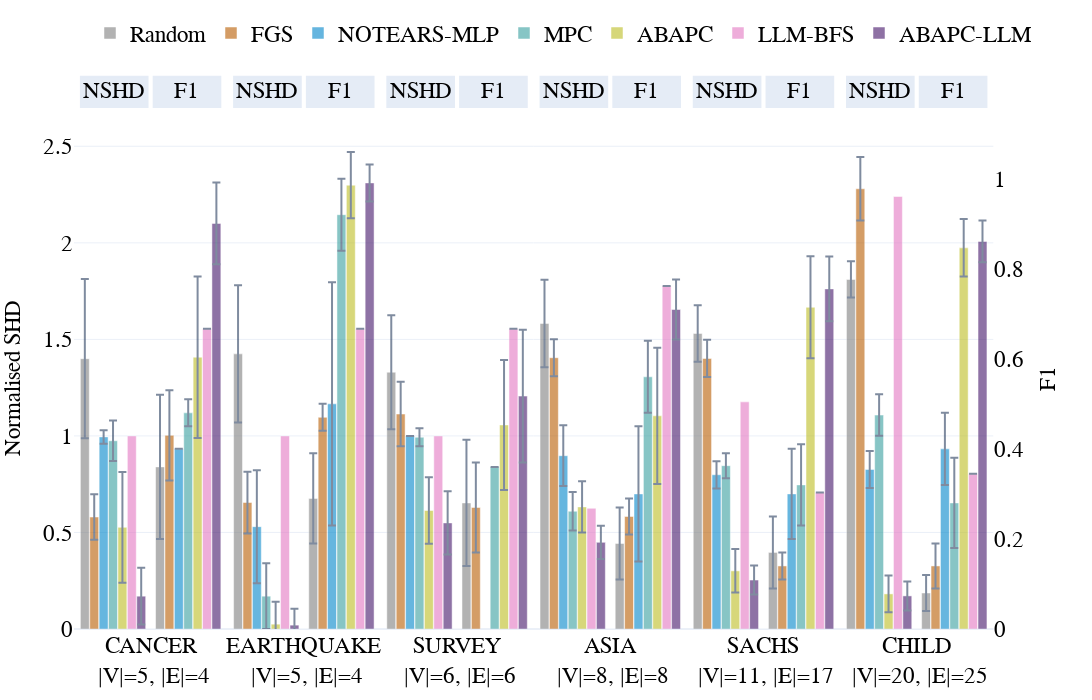
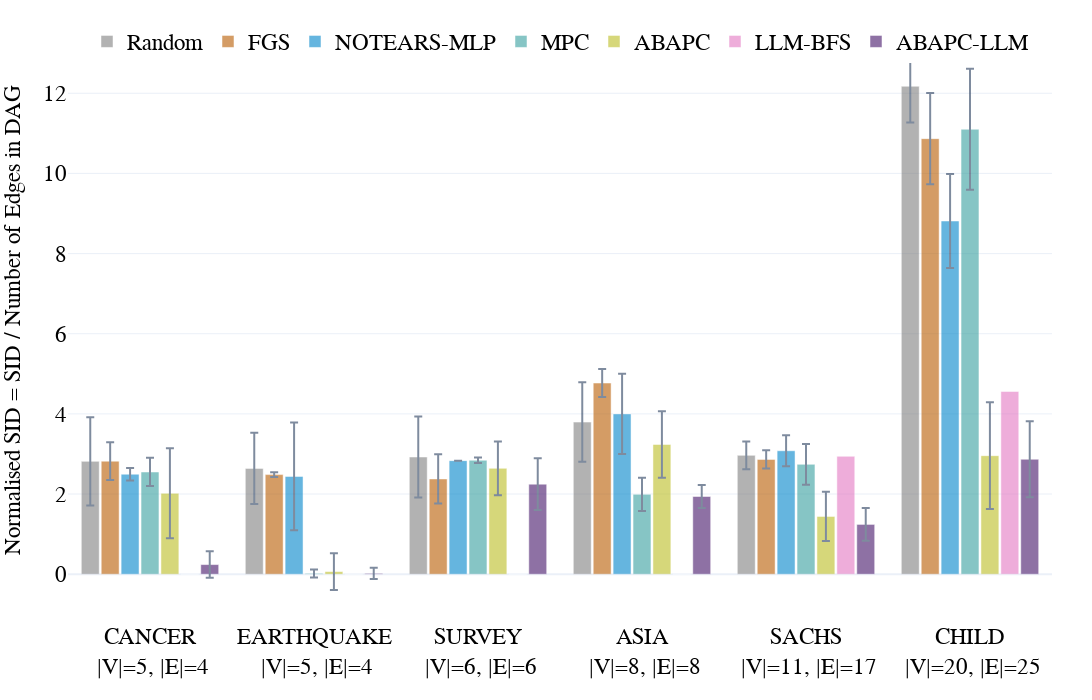
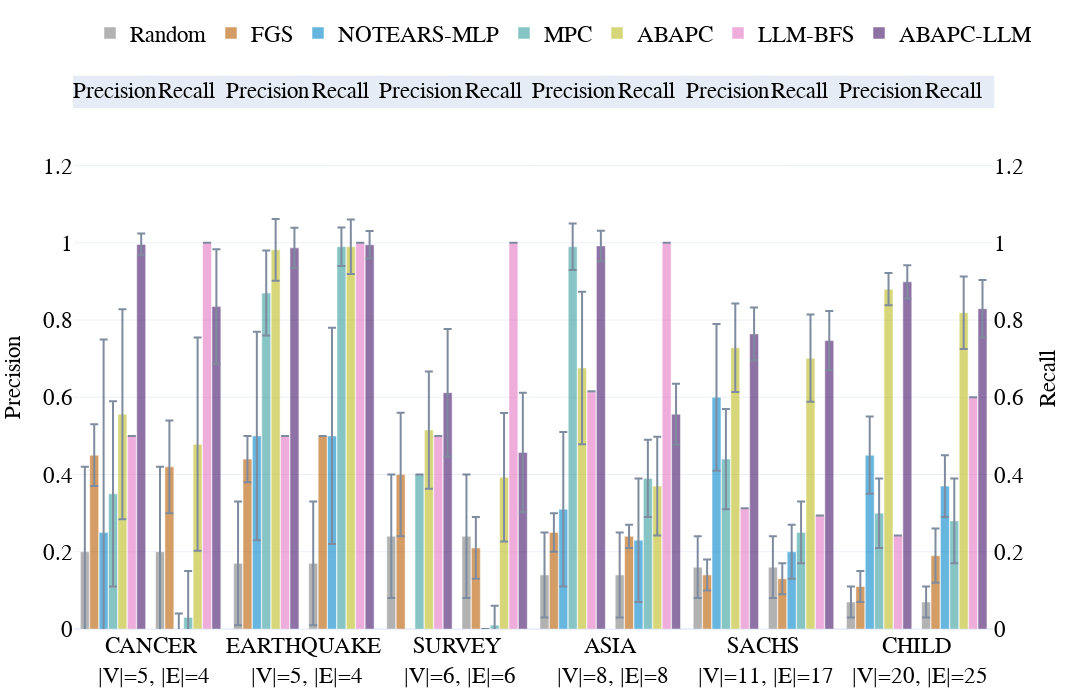
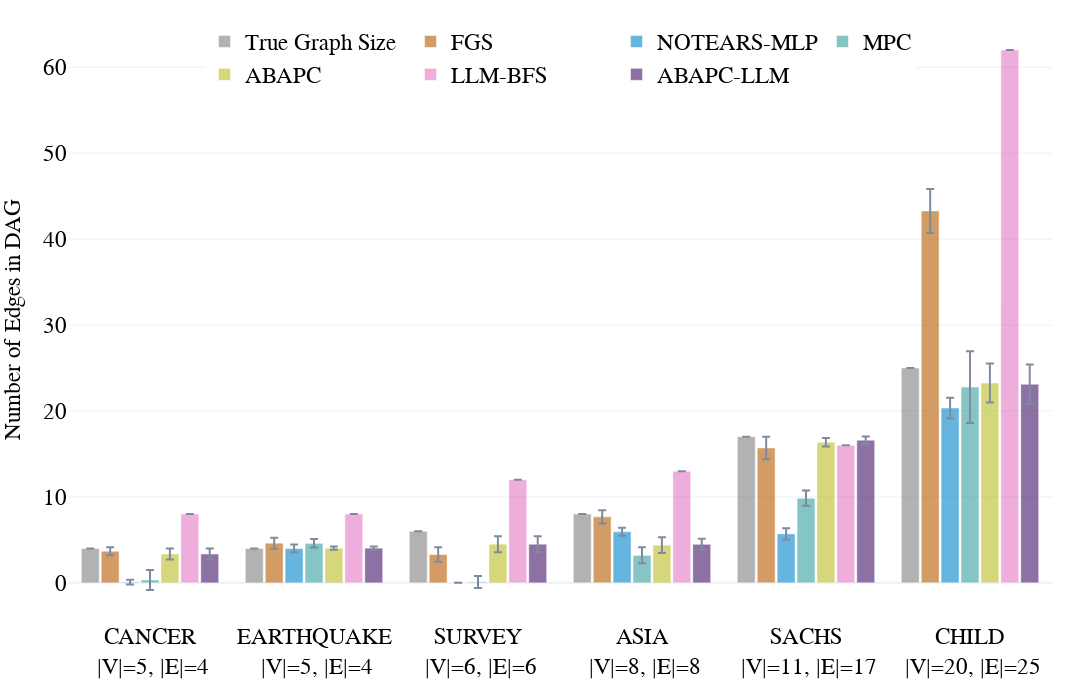

Notebook code cell kept with these figures, in order:
### Code cell
# Plots by dataset (DAG)
if len(dag_all):
    methods = [m for m in default_methods if m in dag_all['model'].unique()]
    double_bar_chart_plotly(
        dag_all, ['p_shd','F1'], names_dict, colors_dict, methods,
        save_figs=save_figs, font_size=23, output_name=str(REPO_ROOT / 'results/figs/Fig.bn_dag_SHD_SID.html'),
        debug=False, range_y1=[0,2.6], range_y2=[0,5.6], rect_exp=0.01
    )
    bar_chart_plotly(
        dag_all, 'p_SID', names_dict, colors_dict, methods,
        save_figs=save_figs, font_size=23, output_name=str(REPO_ROOT / 'results/figs/Fig.bn_dag_F1.html'),
        debug=False
    )
    double_bar_chart_plotly(
        dag_all, ['precision','recall'], names_dict, colors_dict, methods,
        save_figs=save_figs, font_size=23, output_name=str(REPO_ROOT / 'results/figs/Fig.bn_dag_prec_rec.html'),
        debug=False
    )
    bar_chart_plotly(
        dag_all, 'nnz', names_dict, colors_dict, methods,
        save_figs=save_figs, font_size=23, output_name=str(REPO_ROOT / 'results/figs/Fig.bn_dag_nnz.html'),
        debug=False
    )
else:
    print('No DAG results found.')

### Figure 1 — Plotly figure (JSON) as saved in the notebook; plotly's stock layout.template omitted (floating-point values rounded to 4 significant figures)
{"data": [{"error_y": {"array": [0.4125, 0.355, 0.295, 0.2263, 0.1465, 0.094], "type": "data", "visible": true}, "marker": {"color": "#7f7f7f"}, "name": "Random", "offsetgroup": "0", "opacity": 0.6, "showlegend": true, "type": "bar", "x": ["CANCER<br> |V|=5, |E|=4", "EARTHQUAKE<br> |V|=5, |E|=4", "SURVEY<br> |V|=6, |E|=6", "ASIA<br> |V|=8, |E|=8", "SACHS<br> |V|=11, |E|=17", "CHILD<br> |V|=20, |E|=25"], "y": [1.4, 1.425, 1.33, 1.583, 1.531, 1.81], "yaxis": "y"}, {"error_y": {"array": [0.1175, 0.16, 0.1667, 0.09625, 0.09647, 0.1644], "type": "data", "visible": true}, "marker": {"color": "#b85c00"}, "name": "FGS", "offsetgroup": "1", "opacity": 0.6, "showlegend": true, "type": "bar", "x": ["CANCER<br> |V|=5, |E|=4", "EARTHQUAKE<br> |V|=5, |E|=4", "SURVEY<br> |V|=6, |E|=6", "ASIA<br> |V|=8, |E|=8", "SACHS<br> |V|=11, |E|=17", "CHILD<br> |V|=20, |E|=25"], "y": [0.58, 0.655, 1.113, 1.405, 1.401, 2.28], "yaxis": "y"}, {"error_y": {"array": [0.035, 0.2925, 0.0, 0.1575, 0.07059, 0.096], "type": "data", "visible": true}, "marker": {"color": "#0085CA"}, "name": "NOTEARS-MLP", "offsetgroup": "2", "opacity": 0.6, "showlegend": true, "type": "bar", "x": ["CANCER<br> |V|=5, |E|=4", "EARTHQUAKE<br> |V|=5, |E|=4", "SURVEY<br> |V|=6, |E|=6", "ASIA<br> |V|=8, |E|=8", "SACHS<br> |V|=11, |E|=17", "CHILD<br> |V|=20, |E|=25"], "y": [0.995, 0.53, 1.0, 0.8975, 0.7988, 0.8264], "yaxis": "y"}, {"error_y": {"array": [0.105, 0.17, 0.04667, 0.1, 0.1076, 0.06471], "type": "data", "visible": true}, "marker": {"color": "#379f9f"}, "name": "MPC", "offsetgroup": "3", "opacity": 0.6, "showlegend": true, "type": "bar", "x": ["CANCER<br> |V|=5, |E|=4", "EARTHQUAKE<br> |V|=5, |E|=4", "SURVEY<br> |V|=6, |E|=6", "ASIA<br> |V|=8, |E|=8", "CHILD<br> |V|=20, |E|=25", "SACHS<br> |V|=11, |E|=17"], "y": [0.975, 0.17, 0.9933, 0.61, 1.108, 0.8459], "yaxis": "y"}, {"error_y": {"array": [0.1329, 0.287, 0.09475, 0.1157, 0.1127, 0.172], "type": "data", "visible": true}, "marker": {"color": "#bcbd22"}, "name": "ABAPC", "offsetgroup": "4", "opacity": 0.6, "showlegend": true, "type": "bar", "x": ["ASIA<br> |V|=8, |E|=8", "CANCER<br> |V|=5, |E|=4", "CHILD<br> |V|=20, |E|=25", "EARTHQUAKE<br> |V|=5, |E|=4", "SACHS<br> |V|=11, |E|=17", "SURVEY<br> |V|=6, |E|=6"], "y": [0.6325, 0.5265, 0.1818, 0.025, 0.3012, 0.6138], "yaxis": "y"}, {"error_y": {"array": [NaN, NaN, NaN, NaN, NaN, NaN], "type": "data", "visible": true}, "marker": {"color": "#e377c2"}, "name": "LLM-BFS", "offsetgroup": "5", "opacity": 0.6, "showlegend": true, "type": "bar", "x": ["ASIA<br> |V|=8, |E|=8", "CANCER<br> |V|=5, |E|=4", "CHILD<br> |V|=20, |E|=25", "EARTHQUAKE<br> |V|=5, |E|=4", "SACHS<br> |V|=11, |E|=17", "SURVEY<br> |V|=6, |E|=6"], "y": [0.625, 1.0, 2.24, 1.0, 1.176, 1.0], "yaxis": "y"}, {"error_y": {"array": [0.08628, 0.1467, 0.07514, 0.08512, 0.07558, 0.1635], "type": "data", "visible": true}, "marker": {"color": "#441469"}, "name": "ABAPC-LLM", "offsetgroup": "6", "opacity": 0.6, "showlegend": true, "type": "bar", "x": ["ASIA<br> |V|=8, |E|=8", "CANCER<br> |V|=5, |E|=4", "CHILD<br> |V|=20, |E|=25", "EARTHQUAKE<br> |V|=5, |E|=4", "SACHS<br> |V|=11, |E|=17", "SURVEY<br> |V|=6, |E|=6"], "y": [0.4487, 0.17, 0.1714, 0.02, 0.2536, 0.5494], "yaxis": "y"}, {"marker": {"color": "white"}, "name": "", "offsetgroup": "7", "opacity": 1, "showlegend": false, "type": "bar", "x": ["ASIA<br> |V|=8, |E|=8", "CANCER<br> |V|=5, |E|=4", "CHILD<br> |V|=20, |E|=25", "EARTHQUAKE<br> |V|=5, |E|=4", "SACHS<br> |V|=11, |E|=17", "SURVEY<br> |V|=6, |E|=6"], "y": [0.0, 0.0, 0.0, 0.0, 0.0, 0.0]}, {"error_y": {"array": [0.16, 0.1, 0.14, 0.08, 0.08, 0.04], "type": "data", "visible": true}, "marker": {"color": "#7f7f7f"}, "name": "Random", "offsetgroup": "8", "opacity": 0.6, "showlegend": false, "type": "bar", "x": ["CANCER<br> |V|=5, |E|=4", "EARTHQUAKE<br> |V|=5, |E|=4", "SURVEY<br> |V|=6, |E|=6", "ASIA<br> |V|=8, |E|=8", "SACHS<br> |V|=11, |E|=17", "CHILD<br> |V|=20, |E|=25"], "y": [0.36, 0.29, 0.28, 0.19, 0.17, 0.08], "yaxis": "y2"}, {"error_y": {"array": [0.1, 0.03, 0.1, 0.04, 0.03, 0.05], "type": "data", "visible": true}, "marker": {"color": "#b85c00"}, "name": "FGS", "offsetgroup": "9", "opacity": 0.6, "showlegend": false, "type": "bar", "x": ["CANCER<br> |V|=5, |E|=4", "EARTHQUAKE<br> |V|=5, |E|=4", "SURVEY<br> |V|=6, |E|=6", "ASIA<br> |V|=8, |E|=8", "SACHS<br> |V|=11, |E|=17", "CHILD<br> |V|=20, |E|=25"], "y": [0.43, 0.47, 0.27, 0.25, 0.14, 0.14], "yaxis": "y2"}, {"error_y": {"array": [null, 0.27, null, 0.15, 0.1, 0.08], "type": "data", "visible": true}, "marker": {"color": "#0085CA"}, "name": "NOTEARS-MLP", "offsetgroup": "10", "opacity": 0.6, "showlegend": false, "type": "bar", "x": ["CANCER<br> |V|=5, |E|=4", "EARTHQUAKE<br> |V|=5, |E|=4", "SURVEY<br> |V|=6, |E|=6", "ASIA<br> |V|=8, |E|=8", "SACHS<br> |V|=11, |E|=17", "CHILD<br> |V|=20, |E|=25"], "y": [0.4, 0.5, null, 0.3, 0.3, 0.4], "yaxis": "y2"}, {"error_y": {"array": [0.03, 0.08, null, 0.08, 0.1, 0.09], "type": "data", "visible": true}, "marker": {"color": "#379f9f"}, "name": "MPC", "offsetgroup": "11", "opacity": 0.6, "showlegend": false, "type": "bar", "x": ["CANCER<br> |V|=5, |E|=4", "EARTHQUAKE<br> |V|=5, |E|=4", "SURVEY<br> |V|=6, |E|=6", "ASIA<br> |V|=8, |E|=8", "CHILD<br> |V|=20, |E|=25", "SACHS<br> |V|=11, |E|=17"], "y": [0.48, 0.92, 0.36, 0.56, 0.28, 0.32], "yaxis": "y2"}, {"error_y": {"array": [0.1514, 0.1794, 0.06383, 0.07344, 0.1132, 0.1442], "type": "data", "visible": true}, "marker": {"color": "#bcbd22"}, "name": "ABAPC", "offsetgroup": "12", "opacity": 0.6, "showlegend": false, "type": "bar", "x": ["ASIA<br> |V|=8, |E|=8", "CANCER<br> |V|=5, |E|=4", "CHILD<br> |V|=20, |E|=25", "EARTHQUAKE<br> |V|=5, |E|=4", "SACHS<br> |V|=11, |E|=17", "SURVEY<br> |V|=6, |E|=6"], "y": [0.4734, 0.6036, 0.8463, 0.9856, 0.7144, 0.4531], "yaxis": "y2"}, {"error_y": {"array": [null, null, null, null, null, null], "type": "data", "visible": true}, "marker": {"color": "#e377c2"}, "name": "LLM-BFS", "offsetgroup": "13", "opacity": 0.6, "showlegend": false, "type": "bar", "x": ["ASIA<br> |V|=8, |E|=8", "CANCER<br> |V|=5, |E|=4", "CHILD<br> |V|=20, |E|=25", "EARTHQUAKE<br> |V|=5, |E|=4", "SACHS<br> |V|=11, |E|=17", "SURVEY<br> |V|=6, |E|=6"], "y": [0.7619, 0.6667, 0.3448, 0.6667, 0.303, 0.6667], "yaxis": "y2"}, {"error_y": {"array": [0.06667, 0.0907, 0.04631, 0.04109, 0.07203, 0.1473], "type": "data", "visible": true}, "marker": {"color": "#441469"}, "name": "ABAPC-LLM", "offsetgroup": "14", "opacity": 0.6, "showlegend": false, "type": "bar", "x": ["ASIA<br> |V|=8, |E|=8", "CANCER<br> |V|=5, |E|=4", "CHILD<br> |V|=20, |E|=25", "EARTHQUAKE<br> |V|=5, |E|=4", "SACHS<br> |V|=11, |E|=17", "SURVEY<br> |V|=6, |E|=6"], "y": [0.7095, 0.9006, 0.8606, 0.9906, 0.7552, 0.5172], "yaxis": "y2"}], "layout": {"annotations": [{"font": {"color": "black", "size": 23}, "showarrow": false, "text": "         NSHD         ", "x": 0.04375, "xanchor": "center", "xref": "x domain", "y": 1.07, "yanchor": "middle", "yref": "y domain"}, {"font": {"color": "black", "size": 23}, "showarrow": false, "text": "           F1           ", "x": 0.1229, "xanchor": "center", "xref": "x domain", "y": 1.07, "yanchor": "middle", "yref": "y domain"}, {"font": {"color": "black", "size": 23}, "showarrow": false, "text": "         NSHD         ", "x": 0.2104, "xanchor": "center", "xref": "x domain", "y": 1.07, "yanchor": "middle", "yref": "y domain"}, {"font": {"color": "black", "size": 23}, "showarrow": false, "text": "           F1           ", "x": 0.2896, "xanchor": "center", "xref": "x domain", "y": 1.07, "yanchor": "middle", "yref": "y domain"}, {"font": {"color": "black", "size": 23}, "showarrow": false, "text": "         NSHD         ", "x": 0.3771, "xanchor": "center", "xref": "x domain", "y": 1.07, "yanchor": "middle", "yref": "y domain"}, {"font": {"color": "black", "size": 23}, "showarrow": false, "text": "           F1           ", "x": 0.4562, "xanchor": "center", "xref": "x domain", "y": 1.07, "yanchor": "middle", "yref": "y domain"}, {"font": {"color": "black", "size": 23}, "showarrow": false, "text": "         NSHD         ", "x": 0.5437, "xanchor": "center", "xref": "x domain", "y": 1.07, "yanchor": "middle", "yref": "y domain"}, {"font": {"color": "black", "size": 23}, "showarrow": false, "text": "           F1           ", "x": 0.6229, "xanchor": "center", "xref": "x domain", "y": 1.07, "yanchor": "middle", "yref": "y domain"}, {"font": {"color": "black", "size": 23}, "showarrow": false, "text": "         NSHD         ", "x": 0.7104, "xanchor": "center", "xref": "x domain", "y": 1.07, "yanchor": "middle", "yref": "y domain"}, {"font": {"color": "black", "size": 23}, "showarrow": false, "text": "           F1           ", "x": 0.7896, "xanchor": "center", "xref": "x domain", "y": 1.07, "yanchor": "middle", "yref": "y domain"}, {"font": {"color": "black", "size": 23}, "showarrow": false, "text": "         NSHD         ", "x": 0.8771, "xanchor": "center", "xref": "x domain", "y": 1.07, "yanchor": "middle", "yref": "y domain"}, {"font": {"color": "black", "size": 23}, "showarrow": false, "text": "           F1           ", "x": 0.9562, "xanchor": "center", "xref": "x domain", "y": 1.07, "yanchor": "middle", "yref": "y domain"}], "bargap": 0.08, "bargroupgap": 0.05, "barmode": "group", "font": {"color": "black", "family": "Serif", "size": 23}, "height": 700, "hovermode": "x unified", "legend": {"orientation": "h", "x": 0.5, "xanchor": "center", "y": 1.23, "yanchor": "top"}, "margin": {"b": 70, "l": 40, "r": 40, "t": 80}, "shapes": [{"fillcolor": "#E5ECF6", "layer": "below", "line": {"color": "#E5ECF6", "width": 2}, "type": "rect", "x0": 0.0075, "x1": 0.08, "xref": "x domain", "y0": 1.04, "y1": 1.1, "yref": "y domain"}, {"fillcolor": "#E5ECF6", "layer": "below", "line": {"color": "#E5ECF6", "width": 2}, "type": "rect", "x0": 0.08667, "x1": 0.1592, "xref": "x domain", "y0": 1.04, "y1": 1.1, "yref": "y domain"}, {"fillcolor": "#E5ECF6", "layer": "below", "line": {"color": "#E5ECF6", "width": 2}, "type": "rect", "x0": 0.1742, "x1": 0.2467, "xref": "x domain", "y0": 1.04, "y1": 1.1, "yref": "y domain"}, {"fillcolor": "#E5ECF6", "layer": "below", "line": {"color": "#E5ECF6", "width": 2}, "type": "rect", "x0": 0.2533, "x1": 0.3258, "xref": "x domain", "y0": 1.04, "y1": 1.1, "yref": "y domain"}, {"fillcolor": "#E5ECF6", "layer": "below", "line": {"color": "#E5ECF6", "width": 2}, "type": "rect", "x0": 0.3408, "x1": 0.4133, "xref": "x domain", "y0": 1.04, "y1": 1.1, "yref": "y domain"}, {"fillcolor": "#E5ECF6", "layer": "below", "line": {"color": "#E5ECF6", "width": 2}, "type": "rect", "x0": 0.42, "x1": 0.4925, "xref": "x domain", "y0": 1.04, "y1": 1.1, "yref": "y domain"}, {"fillcolor": "#E5ECF6", "layer": "below", "line": {"color": "#E5ECF6", "width": 2}, "type": "rect", "x0": 0.5075, "x1": 0.58, "xref": "x domain", "y0": 1.04, "y1": 1.1, "yref": "y domain"}, {"fillcolor": "#E5ECF6", "layer": "below", "line": {"color": "#E5ECF6", "width": 2}, "type": "rect", "x0": 0.5867, "x1": 0.6592, "xref": "x domain", "y0": 1.04, "y1": 1.1, "yref": "y domain"}, {"fillcolor": "#E5ECF6", "layer": "below", "line": {"color": "#E5ECF6", "width": 2}, "type": "rect", "x0": 0.6742, "x1": 0.7467, "xref": "x domain", "y0": 1.04, "y1": 1.1, "yref": "y domain"}, {"fillcolor": "#E5ECF6", "layer": "below", "line": {"color": "#E5ECF6", "width": 2}, "type": "rect", "x0": 0.7533, "x1": 0.8258, "xref": "x domain", "y0": 1.04, "y1": 1.1, "yref": "y domain"}, {"fillcolor": "#E5ECF6", "layer": "below", "line": {"color": "#E5ECF6", "width": 2}, "type": "rect", "x0": 0.8408, "x1": 0.9133, "xref": "x domain", "y0": 1.04, "y1": 1.1, "yref": "y domain"}, {"fillcolor": "#E5ECF6", "layer": "below", "line": {"color": "#E5ECF6", "width": 2}, "type": "rect", "x0": 0.92, "x1": 0.9925, "xref": "x domain", "y0": 1.04, "y1": 1.1, "yref": "y domain"}], "width": 1600, "xaxis": {"anchor": "y", "domain": [0, 0.94]}, "yaxis": {"anchor": "x", "domain": [0, 1], "range": [0, 2.6], "title": {"font": {"size": 23}, "text": "Normalised SHD"}}, "yaxis2": {"anchor": "x", "overlaying": "y", "scaleanchor": 0, "showgrid": false, "showline": false, "showticklabels": true, "side": "right", "title": {"font": {"size": 23}, "text": "F1"}, "zeroline": true}}}

### Figure 2 — Plotly figure (JSON) as saved in the notebook; plotly's stock layout.template omitted (floating-point values rounded to 4 significant figures)
{"data": [{"error_y": {"array": [1.1, 0.8875, 1.01, 0.9925, 0.3453, 0.9048], "type": "data", "visible": true}, "marker": {"color": "#7f7f7f"}, "name": "Random", "opacity": 0.6, "type": "bar", "x": ["CANCER<br> |V|=5, |E|=4", "EARTHQUAKE<br> |V|=5, |E|=4", "SURVEY<br> |V|=6, |E|=6", "ASIA<br> |V|=8, |E|=8", "SACHS<br> |V|=11, |E|=17", "CHILD<br> |V|=20, |E|=25"], "y": [2.815, 2.64, 2.923, 3.795, 2.965, 12.18]}, {"error_y": {"array": [0.47, 0.06, 0.6133, 0.3475, 0.2265, 1.138], "type": "data", "visible": true}, "marker": {"color": "#b85c00"}, "name": "FGS", "opacity": 0.6, "type": "bar", "x": ["CANCER<br> |V|=5, |E|=4", "EARTHQUAKE<br> |V|=5, |E|=4", "SURVEY<br> |V|=6, |E|=6", "ASIA<br> |V|=8, |E|=8", "SACHS<br> |V|=11, |E|=17", "CHILD<br> |V|=20, |E|=25"], "y": [2.82, 2.485, 2.377, 4.77, 2.865, 10.87]}, {"error_y": {"array": [0.155, 1.345, 0.0, 1.0, 0.3888, 1.17], "type": "data", "visible": true}, "marker": {"color": "#0085CA"}, "name": "NOTEARS-MLP", "opacity": 0.6, "type": "bar", "x": ["CANCER<br> |V|=5, |E|=4", "EARTHQUAKE<br> |V|=5, |E|=4", "SURVEY<br> |V|=6, |E|=6", "ASIA<br> |V|=8, |E|=8", "SACHS<br> |V|=11, |E|=17", "CHILD<br> |V|=20, |E|=25"], "y": [2.495, 2.44, 2.833, 4.0, 3.08, 8.813]}, {"error_y": {"array": [0.3525, 0.1, 0.07, 0.4138, 1.507, 0.5071], "type": "data", "visible": true}, "marker": {"color": "#379f9f"}, "name": "MPC", "opacity": 0.6, "type": "bar", "x": ["CANCER<br> |V|=5, |E|=4", "EARTHQUAKE<br> |V|=5, |E|=4", "SURVEY<br> |V|=6, |E|=6", "ASIA<br> |V|=8, |E|=8", "CHILD<br> |V|=20, |E|=25", "SACHS<br> |V|=11, |E|=17"], "y": [2.55, 0.02, 2.843, 1.992, 11.1, 2.741]}, {"error_y": {"array": [0.8317, 1.123, 1.331, 0.4596, 0.6142, 0.6729], "type": "data", "visible": true}, "marker": {"color": "#bcbd22"}, "name": "ABAPC", "opacity": 0.6, "type": "bar", "x": ["ASIA<br> |V|=8, |E|=8", "CANCER<br> |V|=5, |E|=4", "CHILD<br> |V|=20, |E|=25", "EARTHQUAKE<br> |V|=5, |E|=4", "SACHS<br> |V|=11, |E|=17", "SURVEY<br> |V|=6, |E|=6"], "y": [3.237, 2.018, 2.957, 0.065, 1.442, 2.641]}, {"error_y": {"array": [NaN, NaN, NaN, NaN, NaN, NaN], "type": "data", "visible": true}, "marker": {"color": "#e377c2"}, "name": "LLM-BFS", "opacity": 0.6, "type": "bar", "x": ["ASIA<br> |V|=8, |E|=8", "CANCER<br> |V|=5, |E|=4", "CHILD<br> |V|=20, |E|=25", "EARTHQUAKE<br> |V|=5, |E|=4", "SACHS<br> |V|=11, |E|=17", "SURVEY<br> |V|=6, |E|=6"], "y": [0.0, 0.0, 4.56, 0.0, 2.941, 0.0]}, {"error_y": {"array": [0.285, 0.331, 0.9501, 0.1414, 0.4099, 0.6447], "type": "data", "visible": true}, "marker": {"color": "#441469"}, "name": "ABAPC-LLM", "opacity": 0.6, "type": "bar", "x": ["ASIA<br> |V|=8, |E|=8", "CANCER<br> |V|=5, |E|=4", "CHILD<br> |V|=20, |E|=25", "EARTHQUAKE<br> |V|=5, |E|=4", "SACHS<br> |V|=11, |E|=17", "SURVEY<br> |V|=6, |E|=6"], "y": [1.939, 0.24, 2.867, 0.02, 1.242, 2.246]}], "layout": {"bargap": 0.15, "bargroupgap": 0.1, "barmode": "group", "font": {"color": "black", "family": "Serif", "size": 23}, "height": 700, "hovermode": "x unified", "legend": {"orientation": "h", "x": 0.5, "xanchor": "center", "y": 1, "yanchor": "top"}, "margin": {"b": 80, "l": 40, "r": 40, "t": 20}, "width": 1600, "yaxis": {"title": {"font": {"size": 23}, "text": "Normalised SID = SID / Number of Edges in DAG"}}}}

### Figure 3 — Plotly figure (JSON) as saved in the notebook; plotly's stock layout.template omitted (floating-point values rounded to 4 significant figures)
{"data": [{"error_y": {"array": [0.22, 0.16, 0.16, 0.11, 0.08, 0.04], "type": "data", "visible": true}, "marker": {"color": "#7f7f7f"}, "name": "Random", "offsetgroup": "0", "opacity": 0.6, "showlegend": true, "type": "bar", "x": ["CANCER<br> |V|=5, |E|=4", "EARTHQUAKE<br> |V|=5, |E|=4", "SURVEY<br> |V|=6, |E|=6", "ASIA<br> |V|=8, |E|=8", "SACHS<br> |V|=11, |E|=17", "CHILD<br> |V|=20, |E|=25"], "y": [0.2, 0.17, 0.24, 0.14, 0.16, 0.07], "yaxis": "y"}, {"error_y": {"array": [0.08, 0.06, 0.16, 0.05, 0.04, 0.04], "type": "data", "visible": true}, "marker": {"color": "#b85c00"}, "name": "FGS", "offsetgroup": "1", "opacity": 0.6, "showlegend": true, "type": "bar", "x": ["CANCER<br> |V|=5, |E|=4", "EARTHQUAKE<br> |V|=5, |E|=4", "SURVEY<br> |V|=6, |E|=6", "ASIA<br> |V|=8, |E|=8", "SACHS<br> |V|=11, |E|=17", "CHILD<br> |V|=20, |E|=25"], "y": [0.45, 0.44, 0.4, 0.25, 0.14, 0.11], "yaxis": "y"}, {"error_y": {"array": [0.5, 0.27, null, 0.2, 0.19, 0.1], "type": "data", "visible": true}, "marker": {"color": "#0085CA"}, "name": "NOTEARS-MLP", "offsetgroup": "2", "opacity": 0.6, "showlegend": true, "type": "bar", "x": ["CANCER<br> |V|=5, |E|=4", "EARTHQUAKE<br> |V|=5, |E|=4", "SURVEY<br> |V|=6, |E|=6", "ASIA<br> |V|=8, |E|=8", "SACHS<br> |V|=11, |E|=17", "CHILD<br> |V|=20, |E|=25"], "y": [0.25, 0.5, null, 0.31, 0.6, 0.45], "yaxis": "y"}, {"error_y": {"array": [0.24, 0.11, null, 0.06, 0.09, 0.13], "type": "data", "visible": true}, "marker": {"color": "#379f9f"}, "name": "MPC", "offsetgroup": "3", "opacity": 0.6, "showlegend": true, "type": "bar", "x": ["CANCER<br> |V|=5, |E|=4", "EARTHQUAKE<br> |V|=5, |E|=4", "SURVEY<br> |V|=6, |E|=6", "ASIA<br> |V|=8, |E|=8", "CHILD<br> |V|=20, |E|=25", "SACHS<br> |V|=11, |E|=17"], "y": [0.35, 0.87, 0.4, 0.99, 0.3, 0.44], "yaxis": "y"}, {"error_y": {"array": [0.1976, 0.2719, 0.04175, 0.08003, 0.1145, 0.1519], "type": "data", "visible": true}, "marker": {"color": "#bcbd22"}, "name": "ABAPC", "offsetgroup": "4", "opacity": 0.6, "showlegend": true, "type": "bar", "x": ["ASIA<br> |V|=8, |E|=8", "CANCER<br> |V|=5, |E|=4", "CHILD<br> |V|=20, |E|=25", "EARTHQUAKE<br> |V|=5, |E|=4", "SACHS<br> |V|=11, |E|=17", "SURVEY<br> |V|=6, |E|=6"], "y": [0.6761, 0.5563, 0.8801, 0.982, 0.7284, 0.5152], "yaxis": "y"}, {"error_y": {"array": [null, null, null, null, null, null], "type": "data", "visible": true}, "marker": {"color": "#e377c2"}, "name": "LLM-BFS", "offsetgroup": "5", "opacity": 0.6, "showlegend": true, "type": "bar", "x": ["ASIA<br> |V|=8, |E|=8", "CANCER<br> |V|=5, |E|=4", "CHILD<br> |V|=20, |E|=25", "EARTHQUAKE<br> |V|=5, |E|=4", "SACHS<br> |V|=11, |E|=17", "SURVEY<br> |V|=6, |E|=6"], "y": [0.6154, 0.5, 0.2419, 0.5, 0.3125, 0.5], "yaxis": "y"}, {"error_y": {"array": [0.03959, 0.02828, 0.04318, 0.0523, 0.06845, 0.1651], "type": "data", "visible": true}, "marker": {"color": "#441469"}, "name": "ABAPC-LLM", "offsetgroup": "6", "opacity": 0.6, "showlegend": true, "type": "bar", "x": ["ASIA<br> |V|=8, |E|=8", "CANCER<br> |V|=5, |E|=4", "CHILD<br> |V|=20, |E|=25", "EARTHQUAKE<br> |V|=5, |E|=4", "SACHS<br> |V|=11, |E|=17", "SURVEY<br> |V|=6, |E|=6"], "y": [0.992, 0.996, 0.899, 0.987, 0.7642, 0.612], "yaxis": "y"}, {"marker": {"color": "white"}, "name": "", "offsetgroup": "7", "opacity": 1, "showlegend": false, "type": "bar", "x": ["ASIA<br> |V|=8, |E|=8", "CANCER<br> |V|=5, |E|=4", "CHILD<br> |V|=20, |E|=25", "EARTHQUAKE<br> |V|=5, |E|=4", "SACHS<br> |V|=11, |E|=17", "SURVEY<br> |V|=6, |E|=6"], "y": [0.0, 0.0, 0.0, 0.0, 0.0, 0.0]}, {"error_y": {"array": [0.22, 0.16, 0.16, 0.11, 0.08, 0.04], "type": "data", "visible": true}, "marker": {"color": "#7f7f7f"}, "name": "Random", "offsetgroup": "8", "opacity": 0.6, "showlegend": false, "type": "bar", "x": ["CANCER<br> |V|=5, |E|=4", "EARTHQUAKE<br> |V|=5, |E|=4", "SURVEY<br> |V|=6, |E|=6", "ASIA<br> |V|=8, |E|=8", "SACHS<br> |V|=11, |E|=17", "CHILD<br> |V|=20, |E|=25"], "y": [0.2, 0.17, 0.24, 0.14, 0.16, 0.07], "yaxis": "y2"}, {"error_y": {"array": [0.12, 0, 0.08, 0.03, 0.04, 0.07], "type": "data", "visible": true}, "marker": {"color": "#b85c00"}, "name": "FGS", "offsetgroup": "9", "opacity": 0.6, "showlegend": false, "type": "bar", "x": ["CANCER<br> |V|=5, |E|=4", "EARTHQUAKE<br> |V|=5, |E|=4", "SURVEY<br> |V|=6, |E|=6", "ASIA<br> |V|=8, |E|=8", "SACHS<br> |V|=11, |E|=17", "CHILD<br> |V|=20, |E|=25"], "y": [0.42, 0.5, 0.21, 0.24, 0.13, 0.19], "yaxis": "y2"}, {"error_y": {"array": [0.04, 0.28, 0, 0.16, 0.07, 0.08], "type": "data", "visible": true}, "marker": {"color": "#0085CA"}, "name": "NOTEARS-MLP", "offsetgroup": "10", "opacity": 0.6, "showlegend": false, "type": "bar", "x": ["CANCER<br> |V|=5, |E|=4", "EARTHQUAKE<br> |V|=5, |E|=4", "SURVEY<br> |V|=6, |E|=6", "ASIA<br> |V|=8, |E|=8", "SACHS<br> |V|=11, |E|=17", "CHILD<br> |V|=20, |E|=25"], "y": [0, 0.5, 0, 0.23, 0.2, 0.37], "yaxis": "y2"}, {"error_y": {"array": [0.12, 0.05, 0.05, 0.1, 0.11, 0.08], "type": "data", "visible": true}, "marker": {"color": "#379f9f"}, "name": "MPC", "offsetgroup": "11", "opacity": 0.6, "showlegend": false, "type": "bar", "x": ["CANCER<br> |V|=5, |E|=4", "EARTHQUAKE<br> |V|=5, |E|=4", "SURVEY<br> |V|=6, |E|=6", "ASIA<br> |V|=8, |E|=8", "CHILD<br> |V|=20, |E|=25", "SACHS<br> |V|=11, |E|=17"], "y": [0.03, 0.99, 0.01, 0.39, 0.28, 0.25], "yaxis": "y2"}, {"error_y": {"array": [0.1281, 0.2761, 0.09373, 0.07071, 0.1129, 0.1664], "type": "data", "visible": true}, "marker": {"color": "#bcbd22"}, "name": "ABAPC", "offsetgroup": "12", "opacity": 0.6, "showlegend": false, "type": "bar", "x": ["ASIA<br> |V|=8, |E|=8", "CANCER<br> |V|=5, |E|=4", "CHILD<br> |V|=20, |E|=25", "EARTHQUAKE<br> |V|=5, |E|=4", "SACHS<br> |V|=11, |E|=17", "SURVEY<br> |V|=6, |E|=6"], "y": [0.37, 0.4785, 0.819, 0.99, 0.7012, 0.3929], "yaxis": "y2"}, {"error_y": {"array": [null, null, null, null, null, null], "type": "data", "visible": true}, "marker": {"color": "#e377c2"}, "name": "LLM-BFS", "offsetgroup": "13", "opacity": 0.6, "showlegend": false, "type": "bar", "x": ["ASIA<br> |V|=8, |E|=8", "CANCER<br> |V|=5, |E|=4", "CHILD<br> |V|=20, |E|=25", "EARTHQUAKE<br> |V|=5, |E|=4", "SACHS<br> |V|=11, |E|=17", "SURVEY<br> |V|=6, |E|=6"], "y": [1, 1, 0.6, 1, 0.2941, 1], "yaxis": "y2"}, {"error_y": {"array": [0.07911, 0.1482, 0.07434, 0.03536, 0.07644, 0.1547], "type": "data", "visible": true}, "marker": {"color": "#441469"}, "name": "ABAPC-LLM", "offsetgroup": "14", "opacity": 0.6, "showlegend": false, "type": "bar", "x": ["ASIA<br> |V|=8, |E|=8", "CANCER<br> |V|=5, |E|=4", "CHILD<br> |V|=20, |E|=25", "EARTHQUAKE<br> |V|=5, |E|=4", "SACHS<br> |V|=11, |E|=17", "SURVEY<br> |V|=6, |E|=6"], "y": [0.5563, 0.835, 0.8294, 0.995, 0.7468, 0.4572], "yaxis": "y2"}], "layout": {"annotations": [{"font": {"color": "black", "size": 23}, "showarrow": false, "text": "      Precision      ", "x": 0.04375, "xanchor": "center", "xref": "x domain", "y": 1.07, "yanchor": "middle", "yref": "y domain"}, {"font": {"color": "black", "size": 23}, "showarrow": false, "text": "        Recall        ", "x": 0.1229, "xanchor": "center", "xref": "x domain", "y": 1.07, "yanchor": "middle", "yref": "y domain"}, {"font": {"color": "black", "size": 23}, "showarrow": false, "text": "      Precision      ", "x": 0.2104, "xanchor": "center", "xref": "x domain", "y": 1.07, "yanchor": "middle", "yref": "y domain"}, {"font": {"color": "black", "size": 23}, "showarrow": false, "text": "        Recall        ", "x": 0.2896, "xanchor": "center", "xref": "x domain", "y": 1.07, "yanchor": "middle", "yref": "y domain"}, {"font": {"color": "black", "size": 23}, "showarrow": false, "text": "      Precision      ", "x": 0.3771, "xanchor": "center", "xref": "x domain", "y": 1.07, "yanchor": "middle", "yref": "y domain"}, {"font": {"color": "black", "size": 23}, "showarrow": false, "text": "        Recall        ", "x": 0.4562, "xanchor": "center", "xref": "x domain", "y": 1.07, "yanchor": "middle", "yref": "y domain"}, {"font": {"color": "black", "size": 23}, "showarrow": false, "text": "      Precision      ", "x": 0.5437, "xanchor": "center", "xref": "x domain", "y": 1.07, "yanchor": "middle", "yref": "y domain"}, {"font": {"color": "black", "size": 23}, "showarrow": false, "text": "        Recall        ", "x": 0.6229, "xanchor": "center", "xref": "x domain", "y": 1.07, "yanchor": "middle", "yref": "y domain"}, {"font": {"color": "black", "size": 23}, "showarrow": false, "text": "      Precision      ", "x": 0.7104, "xanchor": "center", "xref": "x domain", "y": 1.07, "yanchor": "middle", "yref": "y domain"}, {"font": {"color": "black", "size": 23}, "showarrow": false, "text": "        Recall        ", "x": 0.7896, "xanchor": "center", "xref": "x domain", "y": 1.07, "yanchor": "middle", "yref": "y domain"}, {"font": {"color": "black", "size": 23}, "showarrow": false, "text": "      Precision      ", "x": 0.8771, "xanchor": "center", "xref": "x domain", "y": 1.07, "yanchor": "middle", "yref": "y domain"}, {"font": {"color": "black", "size": 23}, "showarrow": false, "text": "        Recall        ", "x": 0.9562, "xanchor": "center", "xref": "x domain", "y": 1.07, "yanchor": "middle", "yref": "y domain"}], "bargap": 0.08, "bargroupgap": 0.05, "barmode": "group", "font": {"color": "black", "family": "Serif", "size": 23}, "height": 700, "hovermode": "x unified", "legend": {"orientation": "h", "x": 0.5, "xanchor": "center", "y": 1.23, "yanchor": "top"}, "margin": {"b": 70, "l": 40, "r": 40, "t": 80}, "shapes": [{"fillcolor": "#E5ECF6", "layer": "below", "line": {"color": "#E5ECF6", "width": 2}, "type": "rect", "x0": 0, "x1": 0.09083, "xref": "x domain", "y0": 1.04, "y1": 1.1, "yref": "y domain"}, {"fillcolor": "#E5ECF6", "layer": "below", "line": {"color": "#E5ECF6", "width": 2}, "type": "rect", "x0": 0.07583, "x1": 0.17, "xref": "x domain", "y0": 1.04, "y1": 1.1, "yref": "y domain"}, {"fillcolor": "#E5ECF6", "layer": "below", "line": {"color": "#E5ECF6", "width": 2}, "type": "rect", "x0": 0.1633, "x1": 0.2575, "xref": "x domain", "y0": 1.04, "y1": 1.1, "yref": "y domain"}, {"fillcolor": "#E5ECF6", "layer": "below", "line": {"color": "#E5ECF6", "width": 2}, "type": "rect", "x0": 0.2425, "x1": 0.3367, "xref": "x domain", "y0": 1.04, "y1": 1.1, "yref": "y domain"}, {"fillcolor": "#E5ECF6", "layer": "below", "line": {"color": "#E5ECF6", "width": 2}, "type": "rect", "x0": 0.33, "x1": 0.4242, "xref": "x domain", "y0": 1.04, "y1": 1.1, "yref": "y domain"}, {"fillcolor": "#E5ECF6", "layer": "below", "line": {"color": "#E5ECF6", "width": 2}, "type": "rect", "x0": 0.4092, "x1": 0.5033, "xref": "x domain", "y0": 1.04, "y1": 1.1, "yref": "y domain"}, {"fillcolor": "#E5ECF6", "layer": "below", "line": {"color": "#E5ECF6", "width": 2}, "type": "rect", "x0": 0.4967, "x1": 0.5908, "xref": "x domain", "y0": 1.04, "y1": 1.1, "yref": "y domain"}, {"fillcolor": "#E5ECF6", "layer": "below", "line": {"color": "#E5ECF6", "width": 2}, "type": "rect", "x0": 0.5758, "x1": 0.67, "xref": "x domain", "y0": 1.04, "y1": 1.1, "yref": "y domain"}, {"fillcolor": "#E5ECF6", "layer": "below", "line": {"color": "#E5ECF6", "width": 2}, "type": "rect", "x0": 0.6633, "x1": 0.7575, "xref": "x domain", "y0": 1.04, "y1": 1.1, "yref": "y domain"}, {"fillcolor": "#E5ECF6", "layer": "below", "line": {"color": "#E5ECF6", "width": 2}, "type": "rect", "x0": 0.7425, "x1": 0.8367, "xref": "x domain", "y0": 1.04, "y1": 1.1, "yref": "y domain"}, {"fillcolor": "#E5ECF6", "layer": "below", "line": {"color": "#E5ECF6", "width": 2}, "type": "rect", "x0": 0.83, "x1": 0.9242, "xref": "x domain", "y0": 1.04, "y1": 1.1, "yref": "y domain"}, {"fillcolor": "#E5ECF6", "layer": "below", "line": {"color": "#E5ECF6", "width": 2}, "type": "rect", "x0": 0.9092, "x1": 1, "xref": "x domain", "y0": 1.04, "y1": 1.1, "yref": "y domain"}], "width": 1600, "xaxis": {"anchor": "y", "domain": [0, 0.94]}, "yaxis": {"anchor": "x", "domain": [0, 1], "range": [0, 1.3], "title": {"font": {"size": 23}, "text": "Precision"}}, "yaxis2": {"anchor": "x", "overlaying": "y", "range": [0, 1.3], "scaleanchor": 0, "showgrid": false, "showline": false, "showticklabels": true, "side": "right", "title": {"font": {"size": 23}, "text": "Recall"}, "zeroline": true}}}

### Figure 4 — Plotly figure (JSON) as saved in the notebook; plotly's stock layout.template omitted (floating-point values rounded to 4 significant figures)
{"data": [{"error_y": {"array": [0, 0, 0, 0, 0, 0], "type": "data", "visible": true}, "marker": {"color": "#7f7f7f"}, "name": "True Graph Size", "opacity": 0.6, "type": "bar", "x": ["CANCER<br> |V|=5, |E|=4", "EARTHQUAKE<br> |V|=5, |E|=4", "SURVEY<br> |V|=6, |E|=6", "ASIA<br> |V|=8, |E|=8", "SACHS<br> |V|=11, |E|=17", "CHILD<br> |V|=20, |E|=25"], "y": [4, 4, 6, 8, 17, 25]}, {"error_y": {"array": [0.47, 0.64, 0.84, 0.77, 1.31, 2.56], "type": "data", "visible": true}, "marker": {"color": "#b85c00"}, "name": "FGS", "opacity": 0.6, "type": "bar", "x": ["CANCER<br> |V|=5, |E|=4", "EARTHQUAKE<br> |V|=5, |E|=4", "SURVEY<br> |V|=6, |E|=6", "ASIA<br> |V|=8, |E|=8", "SACHS<br> |V|=11, |E|=17", "CHILD<br> |V|=20, |E|=25"], "y": [3.68, 4.62, 3.3, 7.68, 15.7, 43.28]}, {"error_y": {"array": [0.27, 0.45, 0, 0.47, 0.65, 1.21], "type": "data", "visible": true}, "marker": {"color": "#0085CA"}, "name": "NOTEARS-MLP", "opacity": 0.6, "type": "bar", "x": ["CANCER<br> |V|=5, |E|=4", "EARTHQUAKE<br> |V|=5, |E|=4", "SURVEY<br> |V|=6, |E|=6", "ASIA<br> |V|=8, |E|=8", "SACHS<br> |V|=11, |E|=17", "CHILD<br> |V|=20, |E|=25"], "y": [0.08, 4, 0, 5.94, 5.7, 20.34]}, {"error_y": {"array": [1.17, 0.49, 0.71, 0.93, 4.18, 0.89], "type": "data", "visible": true}, "marker": {"color": "#379f9f"}, "name": "MPC", "opacity": 0.6, "type": "bar", "x": ["CANCER<br> |V|=5, |E|=4", "EARTHQUAKE<br> |V|=5, |E|=4", "SURVEY<br> |V|=6, |E|=6", "ASIA<br> |V|=8, |E|=8", "CHILD<br> |V|=20, |E|=25", "SACHS<br> |V|=11, |E|=17"], "y": [0.34, 4.6, 0.1, 3.2, 22.78, 9.85]}, {"error_y": {"array": [0.9128, 0.6312, 2.273, 0.1979, 0.4849, 0.9313], "type": "data", "visible": true}, "marker": {"color": "#bcbd22"}, "name": "ABAPC", "opacity": 0.6, "type": "bar", "x": ["ASIA<br> |V|=8, |E|=8", "CANCER<br> |V|=5, |E|=4", "CHILD<br> |V|=20, |E|=25", "EARTHQUAKE<br> |V|=5, |E|=4", "SACHS<br> |V|=11, |E|=17", "SURVEY<br> |V|=6, |E|=6"], "y": [4.397, 3.36, 23.25, 4.04, 16.36, 4.5]}, {"error_y": {"array": [null, null, null, null, null, null], "type": "data", "visible": true}, "marker": {"color": "#e377c2"}, "name": "LLM-BFS", "opacity": 0.6, "type": "bar", "x": ["ASIA<br> |V|=8, |E|=8", "CANCER<br> |V|=5, |E|=4", "CHILD<br> |V|=20, |E|=25", "EARTHQUAKE<br> |V|=5, |E|=4", "SACHS<br> |V|=11, |E|=17", "SURVEY<br> |V|=6, |E|=6"], "y": [13, 8, 62, 8, 16, 12]}, {"error_y": {"array": [0.6348, 0.6312, 2.29, 0.1979, 0.4333, 0.9313], "type": "data", "visible": true}, "marker": {"color": "#441469"}, "name": "ABAPC-LLM", "opacity": 0.6, "type": "bar", "x": ["ASIA<br> |V|=8, |E|=8", "CANCER<br> |V|=5, |E|=4", "CHILD<br> |V|=20, |E|=25", "EARTHQUAKE<br> |V|=5, |E|=4", "SACHS<br> |V|=11, |E|=17", "SURVEY<br> |V|=6, |E|=6"], "y": [4.49, 3.36, 23.11, 4.04, 16.6, 4.5]}], "layout": {"bargap": 0.15, "bargroupgap": 0.1, "barmode": "group", "font": {"color": "black", "family": "Serif", "size": 23}, "height": 700, "hovermode": "x unified", "legend": {"orientation": "h", "x": 0.5, "xanchor": "center", "y": 1, "yanchor": "top"}, "margin": {"b": 80, "l": 40, "r": 40, "t": 20}, "width": 1600, "yaxis": {"title": {"font": {"size": 23}, "text": "Number of Edges in DAG"}}}}
